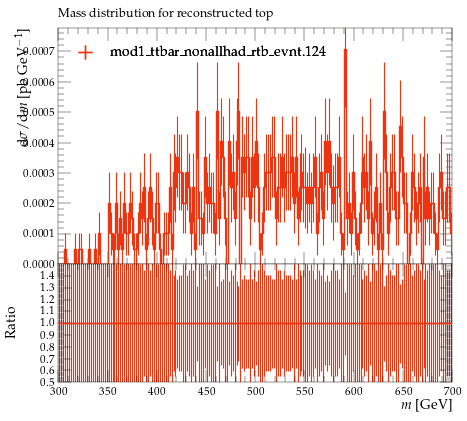

Python code for this plot:
#! /usr/bin/env python

# This Python script was auto-generated using YODA v2.0.2.
# Analysis object: /MC_TTBAR/onelep_tt_mass
# Timestamp: 07-08-2026 (10:19:45)

import matplotlib as mpl
import matplotlib.pyplot as plt
mpl.use('Agg') # comment out for interactive use
import os
import numpy as np

plotDir = os.path.split(os.path.realpath(__file__))[0]
if 'YODA_USER_PLOT_PATH' in globals():
    plot_outdir = globals()['YODA_USER_PLOT_PATH']
else:
    plot_outdir = plotDir

#plot style
plt.style.use(os.path.join(plotDir, '../default.mplstyle'))
# plot metadata
figW, figH = plt.rcParams['figure.figsize']
ax_xLabel = r'$m$ [GeV]'
ax_yLabel = r'$\mathrm{d}\sigma/\mathrm{d}m$ [pb GeV$^{-1}$]'
ax_title  = r'Mass distribution for reconstructed top'
ax_xScale = 'linear'
ax_yScale = 'linear'
xLims = (300.0, 700.0)
yLims = (0.0, 0.00077758934)

# TeX-friendly labels for the legend
labels = {
    'legend' : ([ r"mod1\_ttbar\_nonallhad\_rtb\_evnt.124" ], r""),
}

# Adjust canvas width and height
canvasW = 10.0
canvasH = 9.0
figW *= canvasW/10.
figH *= canvasH/9.

# Create figure and axis objects
fig, (ax, ratio0_ax) = plt.subplots(2, 1, sharex=True,
                  figsize=(figW,figH), gridspec_kw={'height_ratios': (6.0, 3.0)})

# Set figure margins
plt.subplots_adjust(
    left   = 1.0 * plt.rcParams['figure.subplot.left'],
    right  = 1.0 * plt.rcParams['figure.subplot.right'],
    top    = 1.0 * plt.rcParams['figure.subplot.top'],
    bottom = 1.0 * plt.rcParams['figure.subplot.bottom'])

ratio0_ax.yaxis.set_major_locator(mpl.ticker.MultipleLocator(0.1))
ratio0_ax.set_ylim(0.5, 1.4999)
ratio0_ax.set_ylabel('Ratio')

# the numerical data is stored in a separate file
dataf = dict()
prefix = os.path.split(__file__)[0]
if prefix:    prefix = prefix + '/'
exec(open(prefix+'onelep_tt_mass__data.py').read(), dataf)


legend_handles = dict() # keep track of handles for the legend

# style options for curves
# starts at zorder>=5 to draw curve on top of legend
styles = {
  'mod1_ttbar_nonallhad_rtb_evnt.124.yoda.gz': {
    'color' : '#EE3311',
    'linestyle' : '-',
    'linewidth' : 1,
    'marker' : 'none',
    'markersize' : 2,
    'capsize' : 0.0,
    'zorder' : 5,
    'histstyle' : 1,
    'drawstyle' : 'steps-pre',
    'xerrorbars' : 1,
    'yerrorbars' : 1,
    'fillcolor' : None,
    'fillopacity' : 1.0,
    'ratio0_linestyle' : '-',
    'ratio0_linewidth' : 1,
    'ratio0_marker' : 'none',
    'ratio0_markersize' : 2,
    'ratio0_capsize' : 0.0,
    'ratio0_zorder' : 5,
    'ratio0_histstyle' : 1,
    'ratio0_drawstyle' : 'steps-pre',
    'ratio0_xerrorbars' : 1,
    'ratio0_yerrorbars' : 1,
  },
}

# curve from input yoda files in main panel
for label, yvals in dataf['yvals'].items():
    if all(np.isnan(v) for v in dataf['yvals'][label]):
        continue
    tmp = None
    if styles[label]['histstyle']: # draw as histogram
        xpos = dataf['xedges'][label] if styles[label]['drawstyle'] else dataf['xpoints'][label]
        ypos = np.insert(yvals, 0, yvals[0]) if styles[label]['drawstyle'] else yvals
        if styles[label]['fillcolor']: # fill area below curve
            ax.fill_between(xpos, ypos, step='pre',
                            color=styles[label]['fillcolor'],
                            alpha=styles[label]['fillopacity'])
        tmp, = ax.plot(xpos, ypos,
                       color=styles[label]['color'],
                       linestyle=styles[label]['linestyle'],
                       linewidth=styles[label]['linewidth'],
                       drawstyle=styles[label]['drawstyle'], solid_joinstyle='miter',
                       zorder=styles[label]['zorder'], label=label)
    tmp = ax.errorbar(dataf['xpoints'][label], yvals,
                      xerr=np.array(dataf['xerrs'][label])*styles[label]['xerrorbars'],
                      yerr=np.array(dataf['yerrs'][label])*styles[label]['yerrorbars'],
                      fmt=styles[label]['marker'], capsize=styles[label]['capsize'],
                      markersize=styles[label]['markersize'],
                      ecolor=styles[label]['color'],
                      color=styles[label]['color'], zorder=styles[label]['zorder'])
    tmp[-1][0].set_linestyle(styles[label]['linestyle'])
    tmp[-1][0].set_linewidth(styles[label]['linewidth'])
    if label in dataf['add_legend_handle']:  legend_handles[label] = tmp
    for varLabel in dataf['variation_yvals'].keys():
        if varLabel.startswith(label):
            tmp, = ax.plot(dataf['xedges'][label], dataf['variation_yvals'][varLabel],
                           color=styles[label]['color'],
                           linestyle=styles[label]['linestyle'],
                           linewidth=styles[label]['linewidth'],
                           drawstyle='steps-pre', solid_joinstyle='miter',
                           zorder=styles[label]['zorder'], alpha=0.5)


# plots on ratio panel
# curve from input yoda files in ratio panel
for label, yvals in dataf['ratio0_yvals'].items():
    if all(np.isnan(v) for v in yvals):
        continue
    if styles[label]['ratio0_histstyle']: # plot as histogram
        xpos = dataf['xedges']['mod1_ttbar_nonallhad_rtb_evnt.124.yoda.gz'] if styles[label]['ratio0_drawstyle'] else dataf['xpoints']['mod1_ttbar_nonallhad_rtb_evnt.124.yoda.gz']
        ypos = np.insert(yvals, 0, yvals[0]) if styles[label]['ratio0_drawstyle'] else yvals
        ratio0_ax.plot(xpos, ypos,
                       color=styles[label]['color'],
                       linewidth=styles[label]['linewidth'],
                       linestyle=styles[label]['ratio0_linestyle'],
                       drawstyle=styles[label]['ratio0_drawstyle'], zorder=styles[label]['zorder'],
                       solid_joinstyle='miter')
    tmp = ratio0_ax.errorbar(dataf['xpoints']['mod1_ttbar_nonallhad_rtb_evnt.124.yoda.gz'], yvals,
                             xerr=np.array(dataf['ref_xerrs'])*styles[label]['ratio0_xerrorbars'],
                             yerr=np.array(dataf['ratio0_yerrs'][label])*styles[label]['ratio0_yerrorbars'],
                             fmt=styles[label]['ratio0_marker'], capsize=styles[label]['ratio0_capsize'],
                             markersize=styles[label]['ratio0_markersize'],
                             ecolor=styles[label]['color'],
                             color=styles[label]['color'])
    tmp[-1][0].set_linestyle(styles[label]['ratio0_linestyle'])
    tmp[-1][0].set_linewidth(styles[label]['ratio0_linewidth'])

    for varlabel in dataf['ratio0_variation_vals'].keys():
        if varlabel.startswith(label):
            ratio0_ax.plot(dataf['xedges']['mod1_ttbar_nonallhad_rtb_evnt.124.yoda.gz'],
                            dataf['ratio0_variation_vals'][varlabel],
                            color=styles[label]['color'],
                            linestyle=styles[label]['linestyle'],
                            linewidth=styles[label]['linewidth'],
                            drawstyle='steps-pre', solid_joinstyle='miter',
                            zorder=1, alpha=0.5)

legend_items = list(legend_handles.values())
ax.add_artist(ax.legend(legend_items,
                        labels['legend'][0],
                        title=labels['legend'][1],
                        alignment='left',
                        loc='upper left',
                        bbox_to_anchor=(0.0, 0.97)))

# set plot metadata as defined above
ratio0_ax.set_xlabel(ax_xLabel)
ratio0_ax.xaxis.set_label_coords(1., -0.15)
ax.set_ylabel(ax_yLabel, ha='right', va='top')
ax.yaxis.set_label_coords(-0.11, 1.0)
ax.set_title(ax_title, loc='left')
ax.set_xscale(ax_xScale)
ax.set_yscale(ax_yScale)
ax.set_xlim(xLims)
ax.set_ylim(yLims)

# tick formatting
plt.rcParams['xtick.top'] = True
plt.rcParams['ytick.right'] = True
fig.align_ylabels((ax, ratio0_ax))
plt.savefig(os.path.join(plot_outdir, 'onelep_tt_mass.pdf'), format='PDF')
plt.savefig(os.path.join(plot_outdir, 'onelep_tt_mass.png'), format='PNG')

plt.close(fig)
